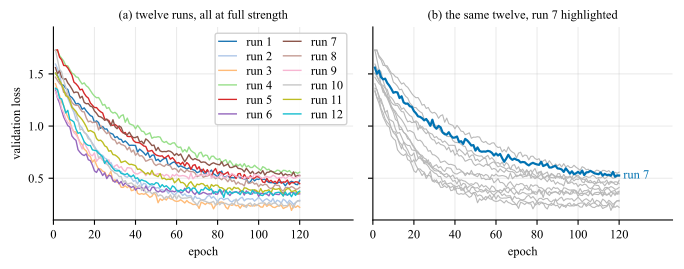

Generate this figure with Python:
# --- Match LaTeX document: Times New Roman, 10pt, textwidth=7in ---
# The highlight budget. Twelve validation curves drawn twice, on identical axes:
# once with all twelve at full strength, and once with eleven dropped to light
# gray and one kept in a single strong color and labeled where it ends.
#
# The point is the pre-attentive pop of plot_preattentive.py. One strong mark on
# a gray page is found without a search, however many gray marks there are; a
# page on which every mark is strong has nothing to pop against, so finding the
# one under discussion becomes the serial task of plot_lookup.py.
#
# The gray of the context curves is the 20-40% ink range that plot_graycontrast.py
# panel (c) establishes for material that must be visible without competing.
import numpy as np
import matplotlib.pyplot as plt
import matplotlib.colors as mcolors

plt.rcParams.update({
    'font.family': 'serif',
    'font.serif': ['Times New Roman'],
    'font.size': 10,
    'axes.titlesize': 9,
    'axes.labelsize': 9,
    'xtick.labelsize': 9,
    'ytick.labelsize': 9,
    'legend.fontsize': 9,          # the floor from the font section: a
    # 12-key legend is too big for the panel, and that is what (a) is showing
    'mathtext.fontset': 'cm',
})

rng = np.random.default_rng(11)
M, N = 12, 120
epoch = np.arange(1, N + 1)

# Twelve runs of one training setup: shared decay, individual rate and floor.
rate = rng.uniform(0.020, 0.075, M)
floor = rng.uniform(0.18, 0.52, M)
start = rng.uniform(1.35, 1.85, M)
curves = (floor[:, None]
          + (start[:, None] - floor[:, None]) * np.exp(-rate[:, None] * epoch)
          + rng.normal(0, 0.016, (M, N)))

HIGHLIGHT = 6                 # the run the surrounding text is about
CONTEXT_GRAY = '0.72'         # 28% ink: visible, does not compete
HIGHLIGHT_COLOR = '#0072B2'   # Okabe-Ito blue, the one strong color on the page
YLIM = (0.10, 1.95)

fig, axes = plt.subplots(1, 2, figsize=(7.0, 2.8), sharey=True)

# --- (a) every curve at full strength: no curve is the subject ---
ax = axes[0]
cycle = plt.get_cmap('tab20')(np.linspace(0, 1, M, endpoint=False))
for i, c in enumerate(curves):
    ax.plot(epoch, c, lw=1.0, color=cycle[i], label=f'run {i + 1}')
ax.legend(ncol=2, loc='upper right', framealpha=0.9, handlelength=1.4,
          borderpad=0.3, labelspacing=0.25, columnspacing=0.9)
ax.set_title('(a) twelve runs, all at full strength')

# --- (b) eleven as context, one as the subject, labeled where it ends ---
ax = axes[1]
for i, c in enumerate(curves):
    if i == HIGHLIGHT:
        continue
    ax.plot(epoch, c, lw=0.8, color=CONTEXT_GRAY)
ax.plot(epoch, curves[HIGHLIGHT], lw=1.6, color=HIGHLIGHT_COLOR)
ax.text(epoch[-1] + 2, curves[HIGHLIGHT][-1], f'run {HIGHLIGHT + 1}',
        color=HIGHLIGHT_COLOR, va='center', ha='left', fontsize=9)
ax.set_title(f'(b) the same twelve, run {HIGHLIGHT + 1} highlighted')

for ax in axes:
    ax.set_xlim(0, N + 26)     # right margin holds the direct label of (b)
    ax.set_ylim(*YLIM)
    ax.set_xticks(np.arange(0, N + 1, 20))
    ax.set_xlabel('epoch')
    ax.grid(True, alpha=0.25)
    for side in ('top', 'right'):
        ax.spines[side].set_visible(False)
axes[0].set_ylabel('validation loss')

plt.tight_layout()

basename = 'plot_highlight'
plt.savefig(f'{basename}.pdf', bbox_inches='tight')
plt.savefig(f'{basename}.svg', bbox_inches='tight')
plt.savefig(f'{basename}.jpeg', dpi=300, bbox_inches='tight')
print(f'Saved {basename}.pdf, {basename}.svg, {basename}.jpeg')


def gray_level(rgb):
    """What a black and white print keeps: green counts about ten times blue."""
    rgb = np.asarray(rgb)
    return 0.2126 * rgb[..., 0] + 0.7152 * rgb[..., 1] + 0.0722 * rgb[..., 2]


# --- what each panel spends its attention on ---
g_context = gray_level(mcolors.to_rgb(CONTEXT_GRAY))
g_high = gray_level(mcolors.to_rgb(HIGHLIGHT_COLOR))
g_cycle = gray_level(cycle[:, :3])

print(f'\n(b) context curves at gray {g_context:.2f}, which is '
      f'{100 * (1 - g_context):.0f}% ink, against the highlight at {g_high:.2f}, '
      f'{100 * (1 - g_high):.0f}% ink: a contrast of {g_context - g_high:.2f}')
print(f'(a) the twelve full-strength curves span gray {g_cycle.min():.2f} to '
      f'{g_cycle.max():.2f}, and {int((g_cycle < g_context).sum())} of {M} are '
      f'darker than the context gray of (b), so none of them recedes')
print(f'    legend keys needed: {M} in (a), 0 in (b)')
